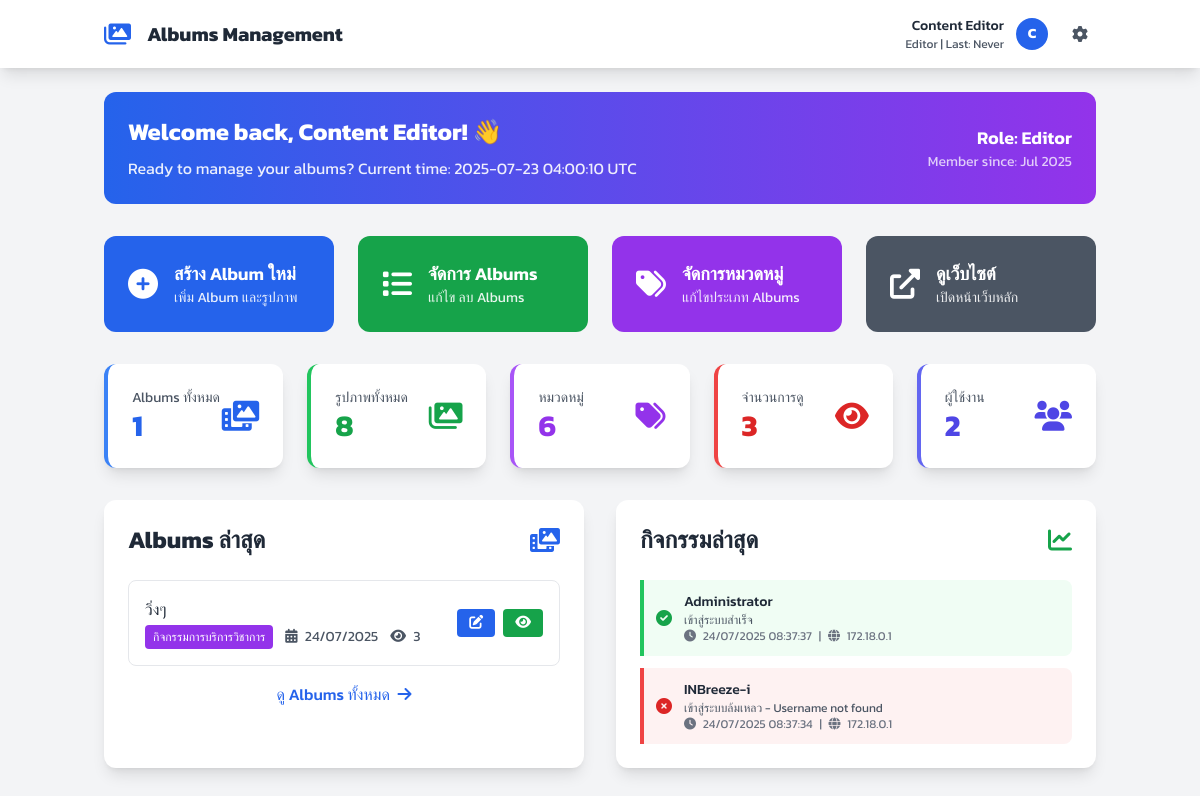
The app's page /admin/dashboard.php (signed in) with its own data.
### tables this page shows
CREATE TABLE `albums` (
  `id` int NOT NULL,
  `category_id` int NOT NULL,
  `title` varchar(200) NOT NULL,
  `description` text,
  `cover_image` varchar(255) DEFAULT NULL,
  `status` enum('active','inactive') DEFAULT 'active',
  `view_count` int DEFAULT '0',
  `date_created` date NOT NULL,
  `created_by` int DEFAULT NULL,
  `created_at` timestamp NULL DEFAULT CURRENT_TIMESTAMP,
  `updated_at` timestamp NULL DEFAULT CURRENT_TIMESTAMP ON UPDATE CURRENT_TIMESTAMP
);

CREATE TABLE `album_categories` (
  `id` int NOT NULL,
  `name` varchar(100) NOT NULL,
  `description` text,
  `icon` varchar(50) DEFAULT 'fas fa-folder',
  `color` varchar(20) DEFAULT 'bg-blue-600',
  `created_at` timestamp NULL DEFAULT CURRENT_TIMESTAMP
);

### html/admin/dashboard.php (the view, shortened to what the rows shown need)
<?php
include_once 'Auth.php';
$database = new Database();
$db = $database->getConnection();
$auth = new Auth($db);
$auth->requireLogin();
$current_user = $auth->getCurrentUser();
$recent_albums_query = "SELECT a.*, c.name as category_name, c.color
                       FROM albums a
                       JOIN album_categories c ON a.category_id = c.id
                       WHERE a.status = 'active'
                       ORDER BY a.created_at DESC
                       LIMIT 5";
$recent_stmt = $db->prepare($recent_albums_query);
$recent_stmt->execute();
$recent_albums = $recent_stmt->fetchAll(PDO::FETCH_ASSOC);
$recent_activities_query = "SELECT l.*, u.full_name
                           FROM login_logs l
                           LEFT JOIN admin_users u ON l.user_id = u.id
                           ORDER BY l.login_time DESC
                           LIMIT 10";
$activities_stmt = $db->prepare($recent_activities_query);
$activities_stmt->execute();
$recent_activities = $activities_stmt->fetchAll(PDO::FETCH_ASSOC);
?>
<!DOCTYPE html>
<html lang="th">
<head>
    <link rel="stylesheet" href="../assets/css/kanit-font.css">
    <script src="https://cdn.tailwindcss.com"></script>
    <link rel="stylesheet" href="https://cdnjs.cloudflare.com/ajax/libs/font-awesome/6.0.0/css/all.min.css">
</head>
<body class="bg-gray-100">
    <nav class="bg-white shadow-lg">
        <div class="container mx-auto px-4">
            <div class="flex justify-between items-center py-4">
                <div class="flex items-center space-x-4">
                    <h1 class="text-xl font-bold text-gray-800">Albums Management</h1>
                </div>
                <div class="flex items-center space-x-4">
                    <div class="flex items-center space-x-3">
                        <div class="text-right">
                            <div class="text-sm font-medium text-gray-800">
                                <?php echo htmlspecialchars($current_user['full_name']); ?>
                            </div>
                            <div class="text-xs text-gray-600">
                                <?php echo ucfirst($current_user['role']); ?> |
                                Last: <?php echo $current_user['last_login'] ? date('d/m H:i', strtotime($current_user['last_login'])) : 'Never'; ?>
                            </div>
                        </div>
                        <div class="w-8 h-8 bg-blue-600 rounded-full flex items-center justify-center">
                            <span class="text-white text-sm font-bold">
                                <?php echo strtoupper(substr($current_user['full_name'], 0, 1)); ?>
                            </span>
                        </div>
                    </div>
                </div>
            </div>
        </div>
    </nav>
    <div class="container mx-auto px-4 py-6">
        <div class="bg-gradient-to-r from-blue-600 to-purple-600 text-white rounded-xl p-6 mb-8">
            <div class="flex items-center justify-between">
                <div>
                    <h2 class="text-2xl font-bold mb-2">
                        Welcome back, <?php echo htmlspecialchars($current_user['full_name']); ?>! 👋
                    </h2>
                    <p class="opacity-90">
                        Ready to manage your albums? Current time: 2025-07-23 04:00:10 UTC
                    </p>
                </div>
                <div class="text-right">
                    <div class="text-lg font-semibold">Role: <?php echo ucfirst($current_user['role']); ?></div>
                    <div class="text-sm opacity-75">Member since: <?php echo date('M Y', strtotime($current_user['created_at'])); ?></div>
                </div>
            </div>
        </div>
        <div class="grid grid-cols-1 lg:grid-cols-2 gap-8">
            <div class="bg-white rounded-xl shadow-lg p-6">
                <div class="flex items-center justify-between mb-6">
                    <h2 class="text-2xl font-bold text-gray-800">Albums ล่าสุด</h2>
                </div>
                <div class="space-y-4">
                    <?php if (empty($recent_albums)): ?>
                        <div class="text-center py-8 text-gray-500">
                            <i class="fas fa-folder-open text-4xl mb-4"></i>
                            <p>ยังไม่มี Albums</p>
                            <a href="album_create.php" class="text-blue-600 hover:text-blue-800 mt-2 inline-block">
                                สร้าง Album แรก
                            </a>
                        </div>
                    <?php else: ?>
                        <?php foreach ($recent_albums as $album_item): ?>
                        <div class="flex items-center justify-between p-4 border border-gray-200 rounded-lg hover:bg-gray-50 transition-colors">
                            <div class="flex-1">
                                <h3 class="font-medium text-gray-800"><?php echo htmlspecialchars($album_item['title']); ?></h3>
                                <div class="flex items-center space-x-3 text-sm text-gray-600 mt-1">
                                    <span class="<?php echo htmlspecialchars($album_item['color']); ?> text-white px-2 py-1 rounded text-xs">
                                        <?php echo htmlspecialchars($album_item['category_name']); ?>
                                    </span>
                                    <span>
                                        <i class="fas fa-calendar-alt mr-1"></i>
                                        <?php echo date('d/m/Y', strtotime($album_item['created_at'])); ?>
                                    </span>
                                    <span>
                                        <i class="fas fa-eye mr-1"></i>
                                        <?php echo number_format($album_item['view_count']); ?>
                                    </span>
                                </div>
                            </div>
                            <div class="flex space-x-2">
                                <a href="album_edit.php?id=<?php echo $album_item['id']; ?>"
                                   class="bg-blue-600 text-white px-3 py-1 rounded text-sm hover:bg-blue-700 transition-colors">
                                    <i class="fas fa-edit"></i>
                                </a>
                                <a href="../album_detail.php?id=<?php echo $album_item['id']; ?>"
                                   target="_blank"
                                   class="bg-green-600 text-white px-3 py-1 rounded text-sm hover:bg-green-700 transition-colors">
                                    <i class="fas fa-eye"></i>
                                </a>
                            </div>
                        </div>
                        <?php endforeach; ?>
                    <?php endif; ?>
                </div>
            </div>
            <div class="bg-white rounded-xl shadow-lg p-6">
                <div class="flex items-center justify-between mb-6">
                    <h2 class="text-2xl font-bold text-gray-800">กิจกรรมล่าสุด</h2>
                </div>
                <div class="space-y-3">
                    <?php if (empty($recent_activities)): ?>
                        <div class="text-center py-8 text-gray-500">
                            <i class="fas fa-clock text-4xl mb-4"></i>
                            <p>ยังไม่มีกิจกรรม</p>
                        </div>
                    <?php else: ?>
                        <?php foreach ($recent_activities as $activity): ?>
                        <div class="flex items-center space-x-3 p-3 border-l-4 <?php echo $activity['status'] == 'success' ? 'border-green-500 bg-green-50' : 'border-red-500 bg-red-50'; ?> rounded-r-lg">
                            <div class="flex-shrink-0">
                                <i class="fas <?php echo $activity['status'] == 'success' ? 'fa-check-circle text-green-600' : 'fa-times-circle text-red-600'; ?>"></i>
                            </div>
                            <div class="flex-1 min-w-0">
                                <div class="text-sm font-medium text-gray-800">
                                    <?php echo $activity['full_name'] ?: $activity['username']; ?>
                                </div>
                                <div class="text-xs text-gray-600">
                                    <?php echo $activity['status'] == 'success' ? 'เข้าสู่ระบบสำเร็จ' : 'เข้าสู่ระบบล้มเหลว'; ?>
                                    <?php if ($activity['failure_reason']): ?>
                                        - <?php echo htmlspecialchars($activity['failure_reason']); ?>
                                    <?php endif; ?>
                                </div>
                                <div class="text-xs text-gray-500">
                                    <i class="fas fa-clock mr-1"></i>
                                    <?php echo date('d/m/Y H:i:s', strtotime($activity['login_time'])); ?>
                                    <span class="mx-1">|</span>
                                    <i class="fas fa-globe mr-1"></i>
                                    <?php echo htmlspecialchars($activity['ip_address']); ?>
                                </div>
                            </div>
                        </div>
                        <?php endforeach; ?>
                    <?php endif; ?>
                </div>
            </div>
        </div>
    </div>
</body>
</html>

### records on screen
albums: title "วิ่งๆ", category.name "กิจกรรมการบริการวิชาการ", created_at "24/07/2025", view_count "3"

### other values on screen
$current_user['full_name'] "Content Editor"
$current_user['role'] "Editor"
substr($current_user['full_name'], 0, 1) "C"
date('M Y', strtotime($current_user['created_at'])) "Jul 2025"
$stats['total_albums'] "1"
$stats['total_images'] "8"
$stats['total_categories'] "6"
$stats['total_views'] "3"
$stats['total_users'] "2"
$activity['full_name'] ?: $activity['username'] "Administrator"
date('d/m/Y H:i:s', strtotime($activity['login_time'])) "24/07/2025 08:37:37"
$activity['ip_address'] "172.18.0.1"
$activity['full_name'] ?: $activity['username'] "INBreeze-i"
$activity['failure_reason'] "Username not found"
date('d/m/Y H:i:s', strtotime($activity['login_time'])) "24/07/2025 08:37:34"
